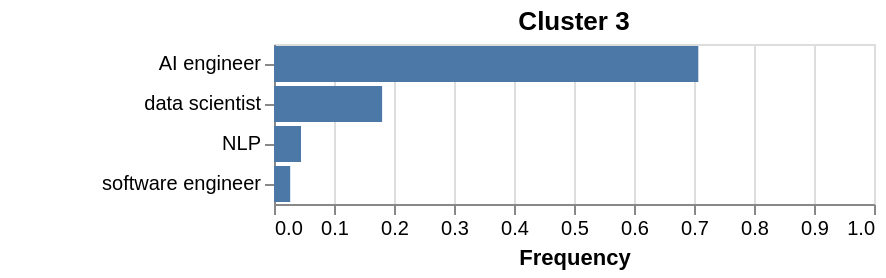

Specify this chart in Vega-Lite:
### Vega-Lite specification from a JSON file in a GitHub repository (floating-point values rounded to 4 significant figures)
{"$schema": "https://vega.github.io/schema/vega-lite/v5.6.1.json", "config": {"legend": {"disable": true}, "view": {"continuousHeight": 300, "continuousWidth": 300}}, "data": {"name": "data-c441adf2efab23c8fd275c959ab8e4c3"}, "datasets": {"data-c441adf2efab23c8fd275c959ab8e4c3": [{"Job title": "AI engineer", "freq_rel": 0.7072, "label": 3}, {"Job title": "data scientist", "freq_rel": 0.1802, "label": 3}, {"Job title": "software engineer", "freq_rel": 0.027, "label": 3}, {"Job title": "NLP", "freq_rel": 0.045, "label": 3}]}, "encoding": {"color": {"field": "Origin", "type": "nominal"}, "tooltip": [{"field": "Job title", "title": "Job title", "type": "nominal"}, {"field": "freq_rel", "format": ".2%", "title": "Percentage", "type": "quantitative"}], "x": {"field": "freq_rel", "scale": {"domain": [0, 1]}, "title": "Frequency", "type": "quantitative"}, "y": {"axis": {"labelAngle": 0}, "field": "Job title", "sort": {"field": "freq_rel", "order": "descending"}, "title": null, "type": "nominal"}}, "mark": {"tooltip": true, "type": "bar"}, "padding": {"bottom": 5, "left": 50, "right": 5, "top": 5}, "title": "Cluster 3"}
